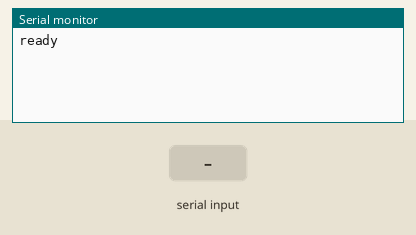
Bench run of a sketch on a simulated Arduino Uno, built with avr-gcc and run on an emulated ATmega328P. Shown: the last lines printed to the serial monitor. Inputs (shaded band) come from the test bench. Random numbers use the default seed unless the sketch sets one.

Above: at 1.2 s.
1.3 s: "2\n" received over Serial
At 2.5 s:
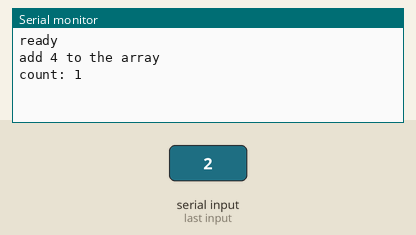
2.8 s: "3\n" received over Serial
At 3.2 s:
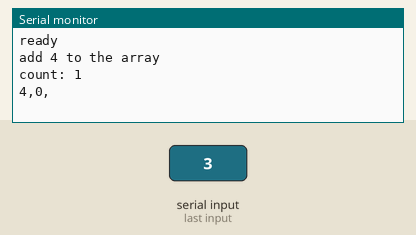

The sketch:

no_reuse_random.ino
```cpp
String inputString = "";
boolean stringComplete = false;

int numbers[10];
int count=0;

void setup() {
  // put your setup code here, to run once:
  randomSeed(analogRead(2));

  Serial.begin(9600);
  Serial.println("ready");

}

void loop()
{
     // put your main code here, to run repeatedly:
     if(stringComplete)
     {
          if(inputString.equals("2"))
          {
               //Serial.println(String(random(0,10)));

               boolean newNumber = false;
               boolean isthere = false;
               do
               {
                    int r = random(0,10);
                    //is r in the array?
                    for(int i=0;i<=count;i++)
                    {
                         if (r == numbers[i])
                         {
                              isthere = true;
                              break;
                         }
                         else
                         {
                              isthere = false;
                         }
                    }
                    if(!isthere)
                    {
                         Serial.println("add " + String(r) + " to the array");
                         numbers[count] = r;
                         count++;
                         newNumber = true;
                    }
                    else
                    {
                         Serial.println(String(r) + " already there");
                    }
                    Serial.println("count: " + String(count));
                    if (count == 9)
                    {
                         newNumber = true;
                    }
               }while(newNumber == false);
          }
          if(inputString.equals("3"))
          {
               for(int i=0;i<=count;i++)
               {
                    Serial.print(String(numbers[i]) + ",");
               }
               Serial.println("");
          }
          stringComplete = false;
          inputString = "";
     }


}


void serialEvent()
{
     while(Serial.available())
     {
          char inChar = (char)Serial.read();
          if (inChar == '\n')
          {
               stringComplete = true;
          }
          else
          {
               inputString = inputString + inChar;
          }
     }
}
```

Measured:
- after the input at 1.3 s, the serial monitor: prints a new line at once (image 1)
- after the input at 2.8 s, the serial monitor: prints a new line at once (image 2)
